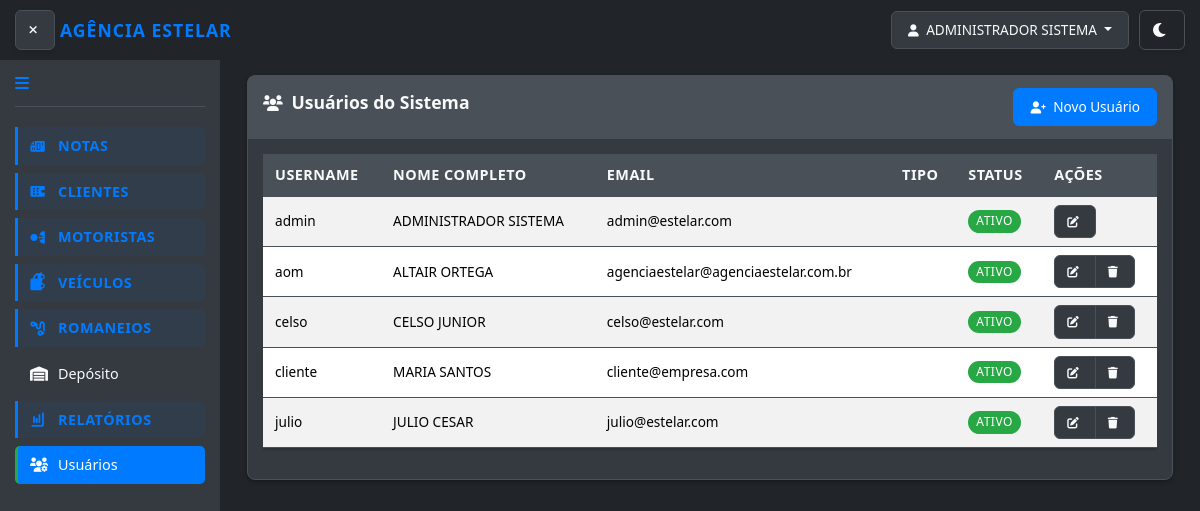
The app's page /notas/usuarios/ (signed in), older data.
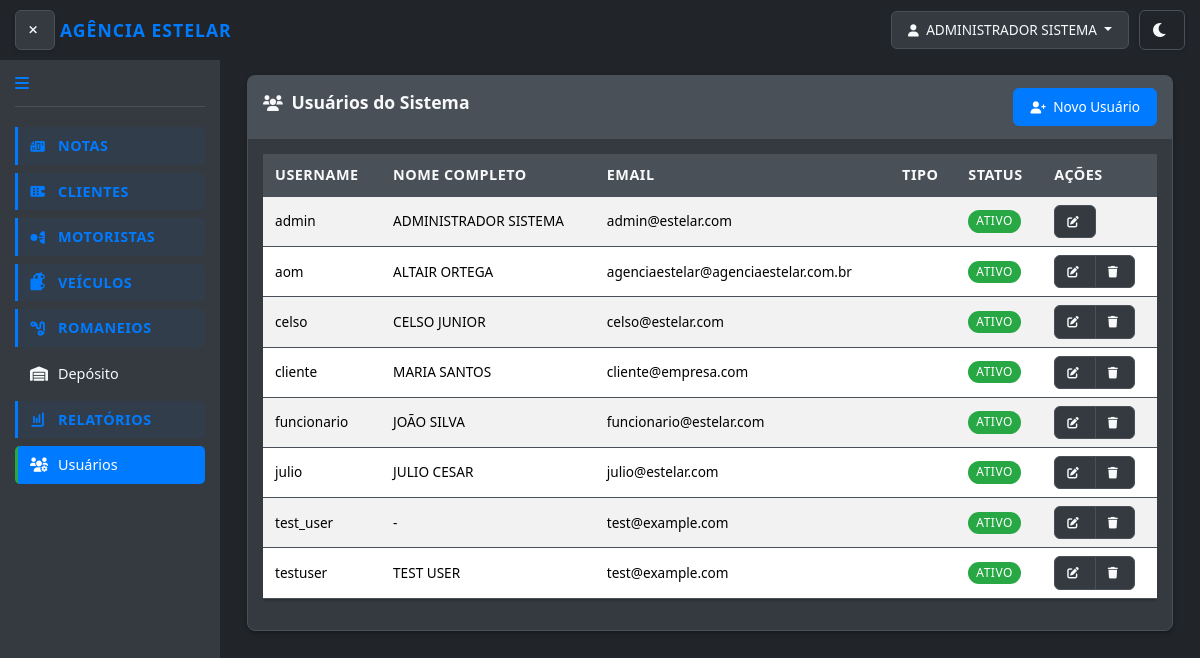
The same page, newer data.
### notas/models.py (models this page shows, shortened)
class UpperCaseMixin:
    def save(self, *args, **kwargs):
        for field in self._meta.fields:
            if hasattr(field, 'max_length') and hasattr(self, field.name):
                value = getattr(self, field.name)
                if value and isinstance(value, str):
                    exclude_fields = [
                        'email', 'password', 'username', 'cpf', 'cnpj',
                        'cnh', 'chassi', 'renavam', 'placa', 'cep',
                        'telefone', 'rntrc', 'numero_consulta', 'tipo_usuario'
                    ]
                    if field.name not in exclude_fields:
                        setattr(self, field.name, value.upper())
        super().save(*args, **kwargs)

class Usuario(UpperCaseMixin, AbstractUser):
    TIPO_USUARIO_CHOICES = [
        ('admin', 'Administrador'),
        ('funcionario', 'Funcionário'),
        ('cliente', 'Cliente'),
    ]
    tipo_usuario = models.CharField(
        max_length=20,
        choices=TIPO_USUARIO_CHOICES,
        default='funcionario',
        verbose_name="Tipo de Usuário"
    )
    cliente = models.ForeignKey(
        Cliente,
        on_delete=models.CASCADE,
        null=True,
        blank=True,
        verbose_name="Cliente Vinculado"
    )
    telefone = models.CharField(max_length=20, blank=True, verbose_name="Telefone")
    ultimo_acesso = models.DateTimeField(null=True, blank=True, verbose_name="Último Acesso")
    REQUIRED_FIELDS = ['email', 'first_name', 'last_name']
    USERNAME_FIELD = 'username'
    is_authenticated = True
    is_anonymous = False
    objects = UsuarioManager()
    class Meta:
        verbose_name = "Usuário"
        verbose_name_plural = "Usuários"
        ordering = ['username']
    def get_full_name(self):
        return f"{self.first_name} {self.last_name}".strip()
    @property
    def is_admin(self):
        return self.tipo_usuario == 'admin'
    @property
    def is_cliente(self):
        return self.tipo_usuario == 'cliente'
    def can_access_funcionalidades(self):
        return self.is_admin or self.is_funcionario

### notas/views.py (the view)
# urls.py: path('usuarios/', views.listar_usuarios, name='listar_usuarios'),
@login_required
@user_passes_test(is_admin)
def listar_usuarios(request):
    usuarios = Usuario.objects.all().order_by('username')
    return render(request, 'notas/auth/listar_usuarios.html', {'usuarios': usuarios})

### notas/views.py (called while the page is built)
def is_admin(user):
    return user.is_authenticated and user.tipo_usuario.upper() == 'ADMIN'

### notas/templates/notas/auth/listar_usuarios.html (shortened to what this page needs)
{% extends 'base.html' %}
{% load static %}
{% block content %}
<div class="container-fluid">
    <div class="row">
        <div class="col-12">
            <div class="card">
                <div class="card-header d-flex justify-content-between align-items-center">
                    <h3 class="card-title">
                        <i class="fas fa-users"></i> Usuários do Sistema
                    </h3>
                    <a href="{% url 'notas:cadastrar_usuario' %}" class="btn btn-primary">
                        <i class="fas fa-user-plus"></i> Novo Usuário
                    </a>
                </div>
                <div class="card-body">
                    <div class="table-responsive">
                        <table class="table table-striped table-hover">
                            <thead>
                                <tr>
                                    <th>Username</th>
                                    <th>Nome Completo</th>
                                    <th>Email</th>
                                    <th>Tipo</th>
                                    <th>Status</th>
                                    <th>Ações</th>
                                </tr>
                            </thead>
                            <tbody>
                                {% for usuario in usuarios %}
                                <tr>
                                    <td>{{ usuario.username }}</td>
                                    <td>{{ usuario.get_full_name|default:"-" }}</td>
                                    <td>{{ usuario.email|default:"-" }}</td>
                                    <td>
                                        <span class="badge bg-{{ usuario.get_tipo_display|lower }}">
                                        </span>
                                    </td>
                                    <td>
                                        {% if usuario.is_active %}
                                            <span class="badge bg-success">Ativo</span>
                                        {% else %}
                                            <span class="badge bg-danger">Inativo</span>
                                        {% endif %}
                                    </td>
                                    <td>
                                        <div class="btn-group" role="group">
                                            <a href="{% url 'notas:editar_usuario' usuario.pk %}" class="btn btn-sm btn-outline-primary" title="Editar">
                                                <i class="fas fa-edit"></i>
                                            </a>
                                            {% if usuario != user %}
                                            <a href="{% url 'notas:excluir_usuario' usuario.pk %}" class="btn btn-sm btn-outline-danger" title="Excluir">
                                                <i class="fas fa-trash"></i>
                                            </a>
                                            {% endif %}
                                        </div>
                                    </td>
                                </tr>
                                {% empty %}
                                <tr>
                                    <td colspan="6" class="text-center">Nenhum usuário encontrado.</td>
                                </tr>
                                {% endfor %}
                            </tbody>
                        </table>
                    </div>
                </div>
            </div>
        </div>
    </div>
</div>
{% endblock %}

### templates/base.html (shortened to what the changed rows need)
{% load static %}
<!DOCTYPE html>
<html lang="pt-BR">
<head>
    <link href="https://cdn.jsdelivr.net/npm/bootstrap@5.3.3/dist/css/bootstrap.min.css" rel="stylesheet">
            <link rel="stylesheet" href="{% static 'css/style.css' %}?v=1.6">
    <link rel="stylesheet" href="https://cdnjs.cloudflare.com/ajax/libs/font-awesome/6.0.0-beta3/css/all.min.css">
</head>
<body data-theme="dark">
    <div class="top-bar">
        <div class="user-area">
            <div class="user-info">
                {% if user.is_authenticated %}
                    <div class="dropdown">
                        <button class="btn btn-outline-light dropdown-toggle" type="button" id="userDropdown" data-bs-toggle="dropdown" aria-expanded="false">
                            <i class="fas fa-user"></i> {{ user.get_full_name|default:user.username }}
                        </button>
                    </div>
                {% else %}
                    <a href="{% url 'notas:login' %}" class="btn btn-outline-light">Login</a>
                {% endif %}
            </div>
        </div>
    </div>
    <div class="main-wrapper">
        <div class="main-content">
            {% block content %}{% endblock %}
        </div>
    </div>
</body>
</html>

Row changes from the older to the newer data that the page shows:
added Usuario: username "funcionario", get_full_name "JOÃO SILVA", email "funcionario@estelar.com", is_active "ATIVO"
added Usuario: username "test_user", get_full_name "-", email "test@example.com", is_active "ATIVO"
added Usuario: username "testuser", get_full_name "TEST USER", email "test@example.com", is_active "ATIVO"
